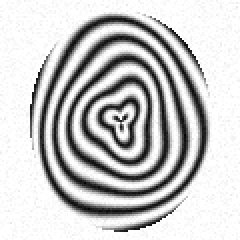
#> input picture Lab03/fingerprint.png, 120 x 120 px, found by its file name (shown 2 times larger); the run also reads 5 pictures not shown here
$ jupyter execute Lab_03.ipynb
#> lines starting #> are read from the running program, lines starting #| are printed output that depends on the picture; after the words box and inside, x2 and y2 are one past the last pixel; in counts of white or black regions, pixels touching at a corner belong together
# Lab 03 – Geometric Transformations (Linear → Affine → Projective)
Run the cells top to bottom. The **setup** and **sample-data** cells create everything the tasks need (matrix builders, helper functions and one synthetic image per task), so no uploads are required.

To use your own images, put them in `lab03_samples/` using the same file names (or edit the `paths` dictionary) and update the point coordinates at the top of the matching task.

**Conventions:** images are RGB; points are `(x, y)`; image size is `(width, height)`; the y-axis points **down**, so a positive rotation angle turns the image **clockwise**.

## Setup: imports, matrix builders & helpers

[cell 1]
import os, math
import numpy as np
import cv2
import matplotlib.pyplot as plt

SAMPLE_DIR = 'lab03_samples'
os.makedirs(SAMPLE_DIR, exist_ok=True)

# ---------------- I/O + display helpers ----------------
def load_rgb(path):
    img = cv2.imread(path)
    if img is None:
        raise FileNotFoundError(f'Error: Image not found at {path}')
    return cv2.cvtColor(img, cv2.COLOR_BGR2RGB)

def save_rgb(path, img):
    cv2.imwrite(path, cv2.cvtColor(img, cv2.COLOR_RGB2BGR))

def show(images, titles, figsize=None):
    n = len(images)
    fig, axes = plt.subplots(1, n, figsize=figsize or (5 * n, 5))
    axes = np.atleast_1d(axes)
    for ax, im, t in zip(axes, images, titles):
        ax.imshow(im)
        ax.set_title(t, fontsize=12)
        ax.axis('off')
    plt.tight_layout()
    plt.show()

# ---------------- 3x3 homogeneous matrix builders ----------------
def scale_matrix(sx, sy):
    return np.array([[sx, 0, 0], [0, sy, 0], [0, 0, 1]], dtype=float)

def rotation_matrix(deg):
    # positive angle = clockwise on screen (image y-axis points down)
    t = np.deg2rad(deg)
    c, s = np.cos(t), np.sin(t)
    return np.array([[c, -s, 0], [s, c, 0], [0, 0, 1]], dtype=float)

def translation_matrix(tx, ty):
    return np.array([[1, 0, tx], [0, 1, ty], [0, 0, 1]], dtype=float)

def shear_matrix(kx=0.0, ky=0.0):
    return np.array([[1, kx, 0], [ky, 1, 0], [0, 0, 1]], dtype=float)

def transform_points(M, pts):
    pts = np.asarray(pts, dtype=float)
    ph = np.hstack([pts, np.ones((len(pts), 1))]) @ np.asarray(M, float).T
    return ph[:, :2] / ph[:, 2:3]

def find_homography(src, dst):
    # Solve the 8x8 linear system for the 8 unknowns of a homography (h33 = 1)
    A, b = [], []
    for (x, y), (u, v) in zip(src, dst):
        A.append([x, y, 1, 0, 0, 0, -u * x, -u * y]); b.append(u)
        A.append([0, 0, 0, x, y, 1, -v * x, -v * y]); b.append(v)
    h = np.linalg.solve(np.array(A, float), np.array(b, float))
    return np.append(h, 1.0).reshape(3, 3)

# ---------------- warping helpers ----------------
def warp_affine(img, M, size, border=0):
    # M can be 2x3 or 3x3. size = (width, height). Forward mapping: output = M @ input
    return cv2.warpAffine(img, np.asarray(M, float)[:2], size, flags=cv2.INTER_LINEAR,
                          borderMode=cv2.BORDER_CONSTANT, borderValue=border)

def warp_persp(img, H, size, border=0):
    return cv2.warpPerspective(img, np.asarray(H, float), size, flags=cv2.INTER_LINEAR,
                               borderMode=cv2.BORDER_CONSTANT, borderValue=border)

## Sample-data generator

[cell 2]
from skimage import data as skdata

# [30 lines left out: functions rotate_expand, build_fingerprint, build_city, not called in this run]

def build_satellite():
    return rotate_expand(build_city(), 45, border=(0, 0, 0))     # tilted by +45 degrees

BARCODE_K = 0.45
# [28 lines left out: functions build_barcode_slanted, build_map, not called in this run]

BELT = (58, 60, 64)
# [26 lines left out: functions build_chip, build_blueprint, not called in this run]

A_TRUE = translation_matrix(90, 40) @ rotation_matrix(20) @ shear_matrix(kx=0.3) @ scale_matrix(0.7, 1.0)
def build_photo_original():
    return skdata.astronaut()
def build_glitched():
    return warp_affine(skdata.astronaut(), A_TRUE, (700, 700), border=(0, 0, 0))

def build_chalk_art(n=400):
    img = np.full((n, n, 3), (245, 235, 200), np.uint8)
    cols = [(200, 30, 40), (250, 180, 30), (40, 120, 200), (60, 170, 80), (200, 60, 160)]
    for i, r in enumerate(range(180, 0, -36)):
        cv2.circle(img, (n // 2, n // 2), r, cols[i % 5], -1)
    cv2.rectangle(img, (0, 0), (n - 1, n - 1), (200, 30, 40), 14)
    cv2.line(img, (0, 0), (n, n), (255, 255, 255), 3)
    cv2.line(img, (n, 0), (0, n), (255, 255, 255), 3)
    return img

CHALK_QUAD = np.float32([[290, 150], [510, 150], [700, 520], [100, 520]])   # TL, TR, BR, BL in the photo
def build_sidewalk():
    rng = np.random.default_rng(5)
    bg = np.full((600, 800, 3), (150, 150, 155), np.float32) + rng.normal(0, 8, (600, 800, 1))
    bg *= np.linspace(0.85, 1.05, 600)[:, None, None]
    bg = np.clip(bg, 0, 255)
    square = np.float32([[0, 0], [400, 0], [400, 400], [0, 400]])
    H = find_homography(square, CHALK_QUAD)
    art = warp_persp(build_chalk_art(), H, (800, 600)).astype(np.float32)
    a = warp_persp(np.full((400, 400), 255, np.uint8), H, (800, 600)).astype(np.float32)[..., None] / 255.0
    return (bg * (1 - a) + art * a).astype(np.uint8)

CONES_WORLD = np.float32([[700, 150], [950, 150], [950, 550], [700, 550]])
Q_WORLD = np.float32([[640, 30], [1660, 60], [1640, 640], [620, 670]])      # area seen by camera 2
CAM_CORNERS = np.float32([[0, 0], [1000, 0], [1000, 600], [0, 600]])
H_W2C = cv2.getPerspectiveTransform(Q_WORLD, CAM_CORNERS)

def build_world():
    W, Hh = 1700, 700
    img = np.zeros((Hh, W, 3), np.uint8)
    for i in range(0, W, 100):
        img[:, i:i + 100] = (46, 125, 50) if (i // 100) % 2 == 0 else (56, 142, 60)
    white = (255, 255, 255)
    cv2.rectangle(img, (30, 30), (1670, 670), white, 4)
    cv2.line(img, (850, 30), (850, 670), white, 4)
    cv2.circle(img, (850, 350), 90, white, 4)
    for x0, x1 in [(30, 230), (1470, 1670)]:
        cv2.rectangle(img, (x0, 200), (x1, 500), white, 4)
    for x0, x1 in [(30, 110), (1590, 1670)]:
        cv2.rectangle(img, (x0, 270), (x1, 430), white, 4)
    rng = np.random.default_rng(7)
    for i in range(24):
        p = (int(rng.integers(60, 1640)), int(rng.integers(60, 640)))
        cv2.circle(img, p, 9, (200, 40, 40) if i % 2 == 0 else (40, 60, 210), -1)
        cv2.circle(img, p, 9, (0, 0, 0), 1)
    for cx, cy in CONES_WORLD:
        cv2.circle(img, (int(cx), int(cy)), 11, (255, 140, 0), -1)
        cv2.circle(img, (int(cx), int(cy)), 11, (0, 0, 0), 2)
    return img

def build_cam1():
    return build_world()[50:650, 0:1000].copy()
def build_cam2():
    return warp_persp(build_world(), H_W2C, (1000, 600))

FRAME_INNER_GEN = np.float32([[330, 170], [640, 215], [640, 520], [330, 570]])
def build_wall():
    h, w = 700, 900
    g = np.linspace(215, 190, h)[:, None]
    wall = np.stack([np.repeat(g, w, 1), np.repeat(g * 0.93, w, 1), np.repeat(g * 0.80, w, 1)], -1).astype(np.uint8)
    cv2.rectangle(wall, (0, 640), (w, h), (90, 70, 55), -1)
    c = FRAME_INNER_GEN.mean(0)
    outer = (c + (FRAME_INNER_GEN - c) * 1.14).astype(np.int32)
    cv2.fillPoly(wall, [outer], (105, 65, 30))
    cv2.polylines(wall, [outer], True, (60, 35, 15), 3)
    cv2.fillPoly(wall, [FRAME_INNER_GEN.astype(np.int32)], (228, 228, 222))
    cv2.polylines(wall, [FRAME_INNER_GEN.astype(np.int32)], True, (60, 35, 15), 2)
    return wall

def build_painting():
    return skdata.coffee()      # 600 x 400 photo used as the 'painting'

def _ensure(name, builder):
    path = os.path.join(SAMPLE_DIR, name)
    if not os.path.exists(path):
        save_rgb(path, builder())
    return path

paths = {
    'fingerprint':     _ensure('fingerprint.png', build_fingerprint),
    'satellite':       _ensure('satellite_tilted.png', build_satellite),
    'barcode_slanted': _ensure('barcode_slanted.png', build_barcode_slanted),
    'treasure_map':    _ensure('treasure_map.png', build_map),
    'chip':            _ensure('chip_misaligned.png', build_chip),
    'blueprint':       _ensure('blueprint_misplaced.png', build_blueprint),
    'photo_original':  _ensure('photo_original.png', build_photo_original),
    'glitched':        _ensure('glitched_photo.png', build_glitched),
    'sidewalk':        _ensure('sidewalk_chalk_art.png', build_sidewalk),
    'cam1':            _ensure('stadium_cam1.png', build_cam1),
    'cam2':            _ensure('stadium_cam2.png', build_cam2),
    'wall':            _ensure('museum_wall.png', build_wall),
    'painting':        _ensure('painting.png', build_painting),
}
#> in save_rgb, `cv2.imwrite(path, cv2.cvtColor(img, cv2.COLOR_RGB2BGR))`:
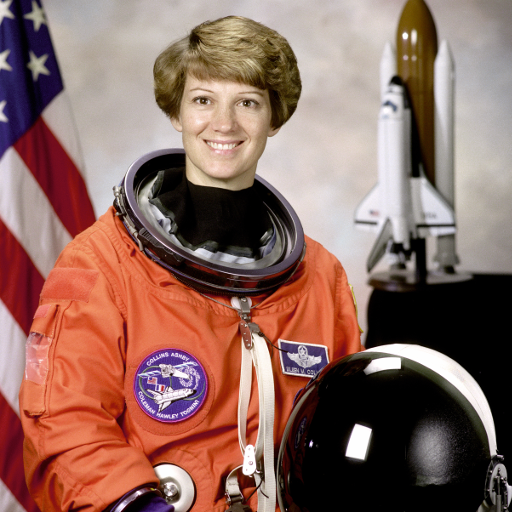
#> saved as photo_original.png: shape (512, 512, 3); mean B, G, R 96.5, 105.8, 141.6
#> call 2 of save_rgb, with path = 'lab03_samples/glitched_photo.png'
#> in save_rgb (call 2), `cv2.imwrite(path, cv2.cvtColor(img, cv2.COLOR_RGB2BGR))`:
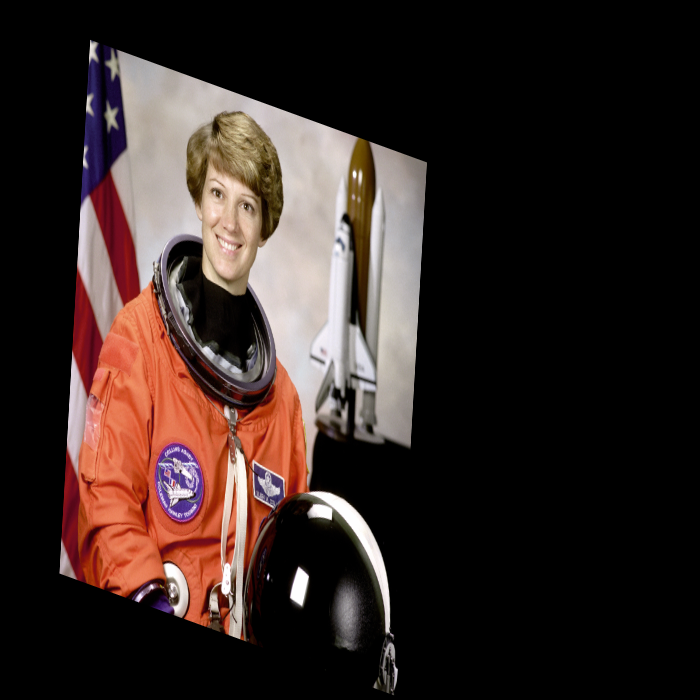
#> saved as glitched_photo.png: shape (700, 700, 3); mean B, G, R 36.1, 39.6, 53
#> call 3 of save_rgb, with path = 'lab03_samples/sidewalk_chalk_art.png'
#> in save_rgb (call 3), `cv2.imwrite(path, cv2.cvtColor(img, cv2.COLOR_RGB2BGR))`:
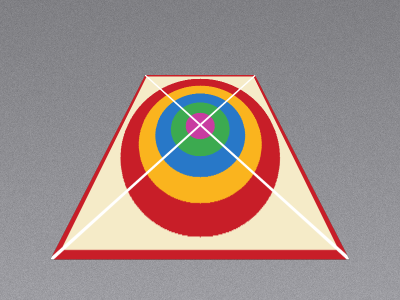
#> saved as sidewalk_chalk_art.png: shape (600, 800, 3) (shown at 1/2 size); mean B, G, R 136.8, 141.7, 160.3
#> after the loop in build_world, `for i in range(24):`:
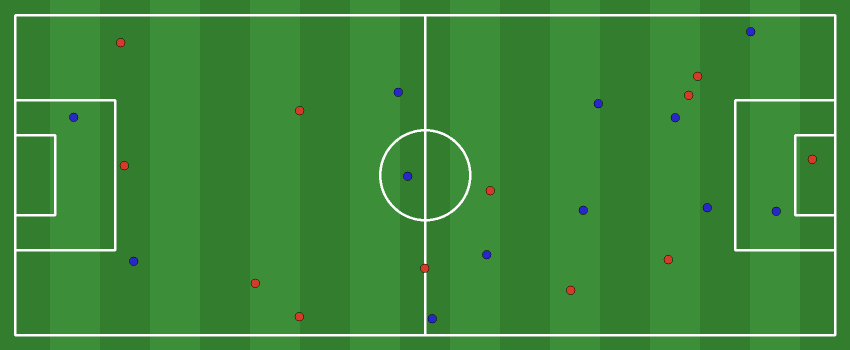
#> img: shape (700, 1700, 3) (shown at 1/2 size); mean of channels 0, 1, 2 57.6, 136.6, 61.5; drawn as B, G, R
#> after the loop in build_world, `for cx, cy in CONES_WORLD:`:
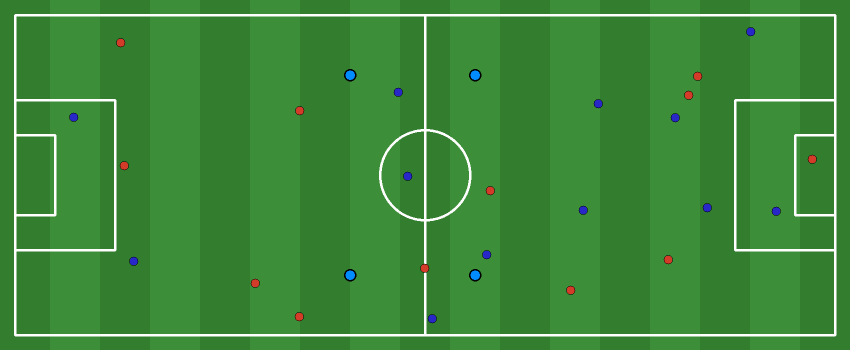
#> img: shape (700, 1700, 3) (shown at 1/2 size); 0.16% of pixels changed, all inside (x1, y1, x2, y2) = (688, 138, 963, 563); drawn as B, G, R
#> in save_rgb (call 5), `cv2.imwrite(path, cv2.cvtColor(img, cv2.COLOR_RGB2BGR))`:
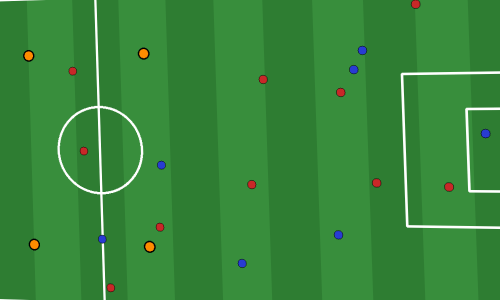
#> saved as stadium_cam2.png: shape (600, 1000, 3) (shown at 1/2 size); mean B, G, R 58.5, 134.7, 55.1
#> in build_wall, `cv2.polylines(wall, [FRAME_INNER_GEN.astype(np.int32)], True, (60, 35,..`:
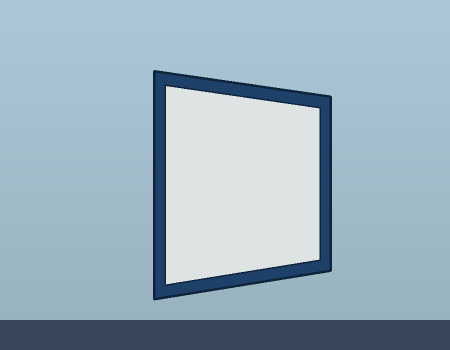
#> wall: shape (700, 900, 3) (shown at 1/2 size); mean of channels 0, 1, 2 191.2, 177.6, 155.3; drawn as B, G, R
#> in save_rgb (call 6), `cv2.imwrite(path, cv2.cvtColor(img, cv2.COLOR_RGB2BGR))`:
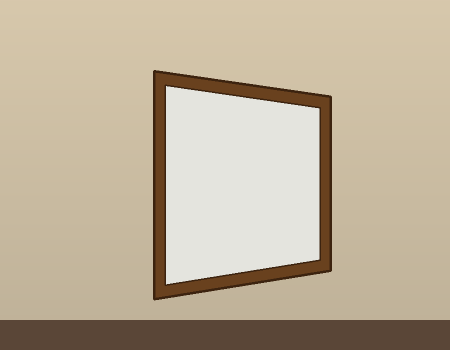
#> saved as museum_wall.png: shape (700, 900, 3) (shown at 1/2 size); mean B, G, R 155.3, 177.6, 191.2
#> in save_rgb (call 7), `cv2.imwrite(path, cv2.cvtColor(img, cv2.COLOR_RGB2BGR))`:
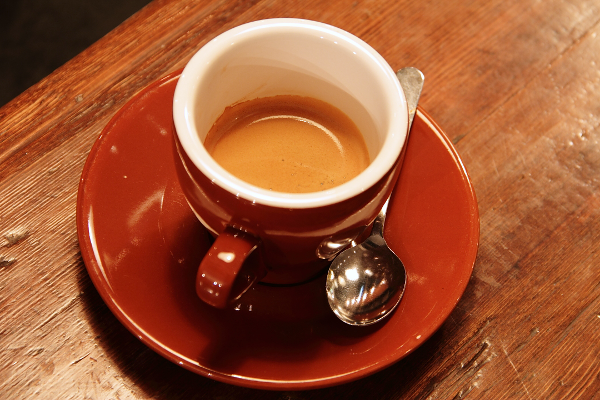
#> saved as painting.png: shape (400, 600, 3); mean B, G, R 51.5, 85.8, 158.6
for k, v in paths.items():
    print(f'{k:16s} -> {v}')

## Task 1: The Tiny Fingerprint (Linear – Scale)
A 2x2 scaling matrix `S = [[3, 0], [0, 3]]` enlarges about the **origin**, so the fingerprint would drift away from the middle. To keep it centered we scale about the image center and then add a translation: `t = center_out - S @ center_in`.

[cell 3]
fp = load_rgb(paths['fingerprint'])
#> in load_rgb, img is the input picture: shape (120, 120, 3); min 2, max 255, mean 199.5
h, w = fp.shape[:2]
screen_w, screen_h = 600, 600            # the 'screen' we display on

# 2x2 scaling matrix: 300% on x and y
S = np.array([[3.0, 0.0],
              [0.0, 3.0]])

# Keep it centered:  center_out = S @ center_in + t   ->   t = center_out - S @ center_in
center_in  = np.array([w / 2, h / 2])
center_out = np.array([screen_w / 2, screen_h / 2])
t = center_out - S @ center_in

M = np.hstack([S, t.reshape(2, 1)])      # 2x3 matrix for warpAffine
print('Scaling matrix S:\n', S)
print('Translation t   :', t)
#| Translation t   : [120. 120.]
print('Full 2x3 matrix :\n', M)
#| Full 2x3 matrix :
#|  [[  3.   0. 120.]
#|  [  0.   3. 120.]]
print('Image center maps to:', S @ center_in + t, '(screen center =', center_out, ')')
#| Image center maps to: [300. 300.] (screen center = [300. 300.] )

# Original placed in the middle of the same screen, for a fair comparison
M_orig = np.hstack([np.eye(2), (center_out - center_in).reshape(2, 1)])
before = warp_affine(fp, M_orig, (screen_w, screen_h), border=(255, 255, 255))
#> call 2 of warp_affine, with M = array of shape (2, 3), size = (600, 600), border = (255, 255, 255)
#> in warp_affine (call 2), `return cv2.warpAffine(img, np.asarray(M, float)[:2], size, flags=cv2.I..`:
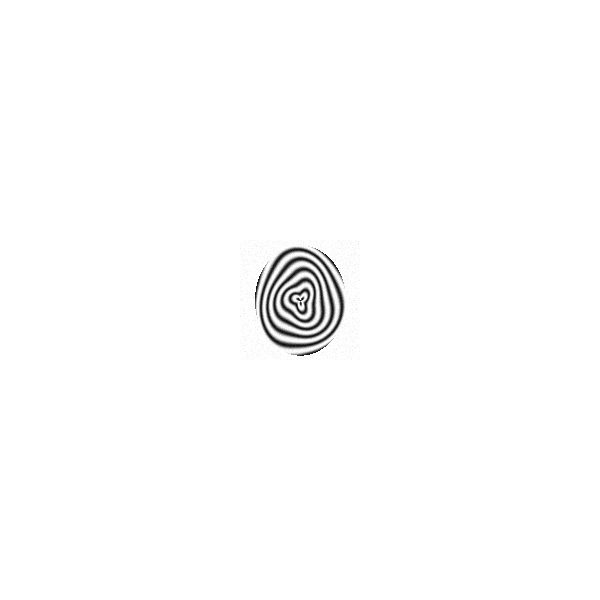
#> returned value: shape (600, 600, 3); min 2, max 255, mean 252.8
after  = warp_affine(fp, M,      (screen_w, screen_h), border=(255, 255, 255))
#> (the rest of the program and of its run is left out)
